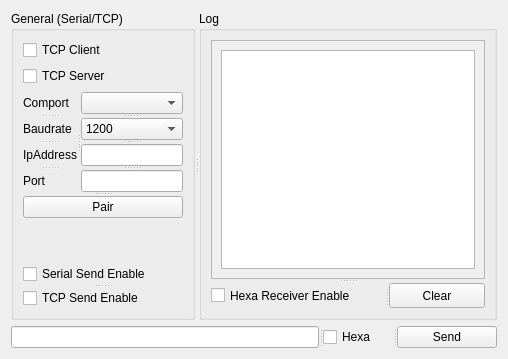
      <widget class="QWidget" name="pairTab">
       <property name="autoFillBackground">
        <bool>true</bool>
       </property>
       <attribute name="title">
        <string>Pair</string>
       </attribute>
       <layout class="QVBoxLayout" name="verticalLayout_28">
        <item>
         <layout class="QVBoxLayout" name="verticalLayout_27">
          <item>
           <widget class="QSplitter" name="splitter_19">
            <property name="orientation">
             <enum>Qt::Horizontal</enum>
            </property>
            <widget class="QGroupBox" name="groupBox_9">
             <property name="title">
              <string>General (Serial/TCP)</string>
             </property>
             <layout class="QVBoxLayout" name="verticalLayout_24">
              <item>
               <widget class="QCheckBox" name="pair_checkBoxTcpClient">
                <property name="text">
                 <string>TCP Client</string>
                </property>
               </widget>
              </item>
              <item>
               <widget class="QCheckBox" name="pair_checkBoxTcpServer">
                <property name="text">
                 <string>TCP Server</string>
                </property>
               </widget>
              </item>
              <item>
               <widget class="QSplitter" name="splitter_18">
                <property name="orientation">
                 <enum>Qt::Vertical</enum>
                </property>
                <widget class="QSplitter" name="splitter_17">
                 <property name="orientation">
                  <enum>Qt::Horizontal</enum>
                 </property>
                 <widget class="QSplitter" name="splitter_15">
                  <property name="orientation">
                   <enum>Qt::Vertical</enum>
                  </property>
                  <widget class="QLabel" name="label_2">
                   <property name="maximumSize">
                    <size>
                     <width>16777215</width>
                     <height>16777215</height>
                    </size>
                   </property>
                   <property name="text">
                    <string>Comport</string>
                   </property>
                  </widget>
                  <widget class="QLabel" name="label_6">
                   <property name="maximumSize">
                    <size>
                     <width>16777215</width>
                     <height>16777215</height>
                    </size>
                   </property>
                   <property name="text">
                    <string>Baudrate</string>
                   </property>
                  </widget>
                  <widget class="QLabel" name="label_7">
                   <property name="maximumSize">
                    <size>
                     <width>16777215</width>
                     <height>16777215</height>
                    </size>
                   </property>
                   <property name="text">
                    <string>IpAddress</string>
                   </property>
                  </widget>
                  <widget class="QLabel" name="label_8">
                   <property name="maximumSize">
                    <size>
                     <width>16777215</width>
                     <height>16777215</height>
                    </size>
                   </property>
                   <property name="text">
                    <string>Port</string>
                   </property>
                  </widget>
                 </widget>
                 <widget class="QSplitter" name="splitter_16">
                  <property name="orientation">
                   <enum>Qt::Vertical</enum>
                  </property>
                  <widget class="QComboBox" name="pair_comboBox">
                   <property name="maximumSize">
                    <size>
                     <width>16777215</width>
                     <height>29</height>
                    </size>
                   </property>
                  </widget>
                  <widget class="QComboBox" name="part_comBoxBaudrate">
                   <property name="maximumSize">
                    <size>
                     <width>16777215</width>
                     <height>29</height>
                    </size>
                   </property>
                   <item>
                    <property name="text">
                     <string>1200</string>
                    </property>
                   </item>
                   <item>
                    <property name="text">
                     <string>2400</string>
                    </property>
                   </item>
                   <item>
                    <property name="text">
                     <string>4800</string>
                    </property>
                   </item>
                   <item>
                    <property name="text">
                     <string>9600</string>
                    </property>
                   </item>
                   <item>
                    <property name="text">
                     <string>19200</string>
                    </property>
                   </item>
                   <item>
                    <property name="text">
                     <string>38400</string>
                    </property>
                   </item>
                   <item>
                    <property name="text">
                     <string>57600</string>
                    </property>
                   </item>
                   <item>
                    <property name="text">
                     <string>115200</string>
                    </property>
                   </item>
                  </widget>
                  <widget class="QLineEdit" name="pair_lineTxtIp">
                   <property name="maximumSize">
                    <size>
                     <width>16777215</width>
                     <height>29</height>
                    </size>
                   </property>
                  </widget>
                  <widget class="QLineEdit" name="pair_lineTxtPort">
                   <property name="maximumSize">
                    <size>
                     <width>16777215</width>
                     <height>29</height>
                    </size>
                   </property>
                  </widget>
                 </widget>
                </widget>
                <widget class="QPushButton" name="pair_btnPair">
                 <property name="maximumSize">
                  <size>
                   <width>16777215</width>
                   <height>29</height>
                  </size>
                 </property>
                 <property name="text">
                  <string>Pair</string>
                 </property>
                </widget>
               </widget>
              </item>
              <item>
               <spacer name="verticalSpacer_5">
                <property name="orientation">
                 <enum>Qt::Vertical</enum>
                </property>
                <property name="sizeHint" stdset="0">
                 <size>
                  <width>20</width>
                  <height>40</height>
                 </size>
                </property>
               </spacer>
              </item>
              <item>
               <widget class="QSplitter" name="splitter_24">
                <property name="orientation">
                 <enum>Qt::Vertical</enum>
                </property>
                <widget class="QCheckBox" name="pair_checkBoxSerialEnable">
                 <property name="maximumSize">
                  <size>
                   <width>16777215</width>
                   <height>29</height>
                  </size>
                 </property>
                 <property name="text">
                  <string>Serial Send Enable</string>
                 </property>
                </widget>
                <widget class="QCheckBox" name="pair_checkBoxTcpEnable">
                 <property name="maximumSize">
                  <size>
                   <width>16777215</width>
                   <height>29</height>
                  </size>
                 </property>
                 <property name="text">
                  <string>TCP Send Enable</string>
                 </property>
                </widget>
               </widget>
              </item>
             </layout>
            </widget>
            <widget class="QGroupBox" name="groupBox_10">
             <property name="title">
              <string>Log</string>
             </property>
             <layout class="QVBoxLayout" name="verticalLayout_26">
              <item>
               <widget class="QSplitter" name="splitter_21">
                <property name="orientation">
                 <enum>Qt::Vertical</enum>
                </property>
                <widget class="QScrollArea" name="scrollArea_5">
                 <property name="widgetResizable">
                  <bool>true</bool>
                 </property>
                 <widget class="QWidget" name="scrollAreaWidgetContents_5">
                  <property name="geometry">
                   <rect>
                    <x>0</x>
                    <y>0</y>
                    <width>417</width>
                    <height>380</height>
                   </rect>
                  </property>
                  <layout class="QVBoxLayout" name="verticalLayout_25">
                   <item>
                    <widget class="QTextBrowser" name="pair_LogTxt">
                     <property name="lineWrapMode">
                      <enum>QTextEdit::NoWrap</enum>
                     </property>
                    </widget>
                   </item>
                  </layout>
                 </widget>
                </widget>
                <widget class="QSplitter" name="splitter_20">
                 <property name="orientation">
                  <enum>Qt::Horizontal</enum>
                 </property>
                 <widget class="QCheckBox" name="pair_checkBoxHexaReceive">
                  <property name="maximumSize">
                   <size>
                    <width>200</width>
                    <height>29</height>
                   </size>
                  </property>
                  <property name="text">
                   <string>Hexa Receiver Enable</string>
                  </property>
                 </widget>
                 <widget class="QPushButton" name="pair_btnClear">
                  <property name="maximumSize">
                   <size>
                    <width>16777215</width>
                    <height>29</height>
                   </size>
                  </property>
                  <property name="text">
                   <string>Clear</string>
                  </property>
                 </widget>
                </widget>
               </widget>
              </item>
             </layout>
            </widget>
           </widget>
          </item>
          <item>
           <widget class="QSplitter" name="splitter_22">
            <property name="orientation">
             <enum>Qt::Horizontal</enum>
            </property>
            <widget class="QLineEdit" name="pair_lineTxtSend">
             <property name="maximumSize">
              <size>
               <width>16777215</width>
               <height>29</height>
              </size>
             </property>
            </widget>
            <widget class="QCheckBox" name="pair_checkBoxHexaSend">
             <property name="maximumSize">
              <size>
               <width>70</width>
               <height>29</height>
              </size>
             </property>
             <property name="text">
              <string>Hexa</string>
             </property>
            </widget>
            <widget class="QPushButton" name="pair_btnSend">
             <property name="maximumSize">
              <size>
               <width>100</width>
               <height>29</height>
              </size>
             </property>
             <property name="text">
              <string>Send</string>
             </property>
            </widget>
           </widget>
          </item>
         </layout>
        </item>
       </layout>
      </widget>
